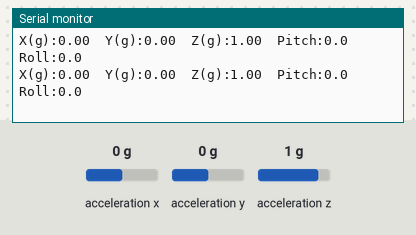
Bench run of a sketch on a simulated Arduino Uno, built with avr-gcc and run on an emulated ATmega328P. On the bench: the last lines printed to the serial monitor. Wiring (inferred from the names in the program): ADXL345 accelerometer at I2C address 0x53. The inputs (shaded band) are chosen by the test bench; at power-on: acceleration x 0 g, acceleration y 0 g, acceleration z 1 g.

Above: at 2.2 s.
2.3 s: acceleration x set to -1.4 g
At 2.6 s:
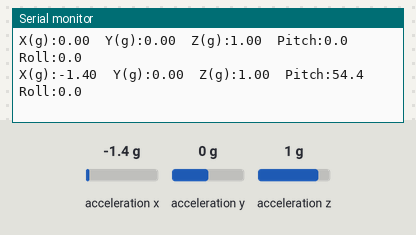
3.8 s: acceleration y set to -1.4 g
At 3.82 s:
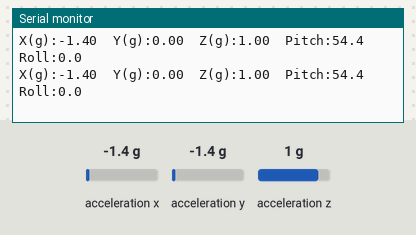
5.3 s: acceleration z set to -1.4 g
At 5.45 s:
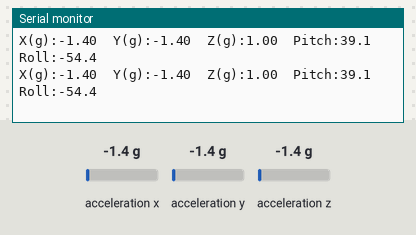
Timing chart, 0 to 8.3 s (numbered marks = the images above; inputs shaded):
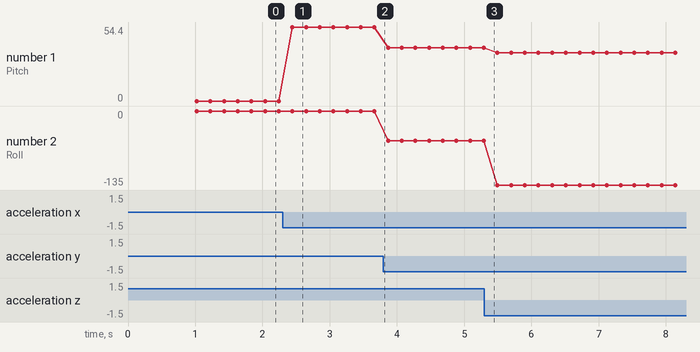

The sketch:

ADXL345_Test.ino
```cpp
/*
  ADXL345 Accelerometer - Test Code
  ---------------------------------
  Works with: Arduino Uno / Nano / Mega, ESP32, ESP8266 (and any board with Wire/I2C)
  No external library needed - uses only the built-in Wire library.

  WIRING (I2C)
  ------------------------------------------------------------
  ADXL345    Arduino Uno/Nano   Arduino Mega   ESP32      ESP8266 (NodeMCU)
  VCC        3.3V / 5V*         3.3V / 5V*     3.3V       3.3V
  GND        GND                GND            GND        GND
  SDA        A4                 20             GPIO 21    D2 (GPIO 4)
  SCL        A5                 21             GPIO 22    D1 (GPIO 5)
  CS         3.3V (selects I2C mode)
  SDO        GND -> address 0x53  |  3.3V -> address 0x1D
  ------------------------------------------------------------
  * Use 5V only if your module has an onboard regulator (most GY-291 modules do).

  WHAT YOU SHOULD SEE (Serial Monitor @ 115200 baud)
  - Board lying flat: X ~ 0 g, Y ~ 0 g, Z ~ +1 g
  - Tilt the board and watch the X/Y values and pitch/roll change.
  - Open Tools > Serial Plotter to see live graphs.

  Techiesms - https://techiesms.com
*/

#include <Wire.h>

// ADXL345 registers
#define REG_DEVID        0x00
#define REG_BW_RATE      0x2C
#define REG_POWER_CTL    0x2D
#define REG_DATA_FORMAT  0x31
#define REG_DATAX0       0x32

#define ADXL345_DEVID    0xE5
#define SCALE_G          0.0039f   // 3.9 mg per LSB in full-resolution mode
#define GRAVITY          9.80665f

uint8_t adxlAddr = 0;

void writeReg(uint8_t reg, uint8_t val) {
  Wire.beginTransmission(adxlAddr);
  Wire.write(reg);
  Wire.write(val);
  Wire.endTransmission();
}

uint8_t readReg(uint8_t addr, uint8_t reg) {
  Wire.beginTransmission(addr);
  Wire.write(reg);
  if (Wire.endTransmission(false) != 0) return 0;
  Wire.requestFrom(addr, (uint8_t)1);
  return Wire.available() ? Wire.read() : 0;
}

bool readAxes(int16_t &x, int16_t &y, int16_t &z) {
  Wire.beginTransmission(adxlAddr);
  Wire.write(REG_DATAX0);
  if (Wire.endTransmission(false) != 0) return false;
  if (Wire.requestFrom(adxlAddr, (uint8_t)6) != 6) return false;
  x = (int16_t)(Wire.read() | (Wire.read() << 8));
  y = (int16_t)(Wire.read() | (Wire.read() << 8));
  z = (int16_t)(Wire.read() | (Wire.read() << 8));
  return true;
}

void scanI2C() {
  Serial.println(F("Scanning I2C bus..."));
  uint8_t found = 0;
  for (uint8_t a = 1; a < 127; a++) {
    Wire.beginTransmission(a);
    if (Wire.endTransmission() == 0) {
      Serial.print(F("  Device found at 0x"));
      if (a < 16) Serial.print('0');
      Serial.println(a, HEX);
      found++;
    }
  }
  if (!found) Serial.println(F("  No I2C devices found. Check wiring and power."));
}

void setup() {
  Serial.begin(115200);
  delay(1000);
  Serial.println(F("\n=== ADXL345 Test ==="));

  Wire.begin();   // Default pins: ESP32 SDA=21 SCL=22 | ESP8266 SDA=D2 SCL=D1 | Uno A4/A5
  // For custom ESP32 pins use: Wire.begin(SDA_PIN, SCL_PIN);

  // Auto-detect address (0x53 when SDO=GND, 0x1D when SDO=3.3V)
  const uint8_t addrs[2] = {0x53, 0x1D};
  for (uint8_t i = 0; i < 2; i++) {
    if (readReg(addrs[i], REG_DEVID) == ADXL345_DEVID) {
      adxlAddr = addrs[i];
      break;
    }
  }

  if (!adxlAddr) {
    Serial.println(F("ERROR: ADXL345 not found!"));
    scanI2C();
    Serial.println(F("Fix the wiring and press RESET."));
    while (true) delay(1000);
  }

  Serial.print(F("ADXL345 found at address 0x"));
  Serial.println(adxlAddr, HEX);

  writeReg(REG_BW_RATE, 0x0A);       // 100 Hz output data rate
  writeReg(REG_DATA_FORMAT, 0x08);   // Full resolution, +/-2g range
  writeReg(REG_POWER_CTL, 0x08);     // Start measurement mode
  delay(20);

  Serial.println(F("Sensor ready. Reading data...\n"));
}

void loop() {
  int16_t rx, ry, rz;
  if (!readAxes(rx, ry, rz)) {
    Serial.println(F("Read failed - check connections."));
    delay(500);
    return;
  }

  float gx = rx * SCALE_G;
  float gy = ry * SCALE_G;
  float gz = rz * SCALE_G;

  float pitch = atan2(-gx, sqrt(gy * gy + gz * gz)) * 180.0 / PI;
  float roll  = atan2(gy, gz) * 180.0 / PI;

  // Format also works with Serial Plotter (label:value pairs)
  Serial.print(F("X(g):"));    Serial.print(gx, 2);
  Serial.print(F("\tY(g):"));  Serial.print(gy, 2);
  Serial.print(F("\tZ(g):"));  Serial.print(gz, 2);
  Serial.print(F("\tPitch:")); Serial.print(pitch, 1);
  Serial.print(F("\tRoll:"));  Serial.println(roll, 1);

  delay(200);
}
```

Measured:
- after the input at 2.3 s, the serial monitor: prints a new line after 0.15 s (image 1)
- plotted number 1: 0 → 54.4 after the input at 2.3 s, 54.4 → 39.1 after the input at 3.8 s, 39.1 → 35.3 after the input at 5.3 s
- plotted number 2: 0 → -54.4 after the input at 3.8 s, -54.4 → -135 after the input at 5.3 s
